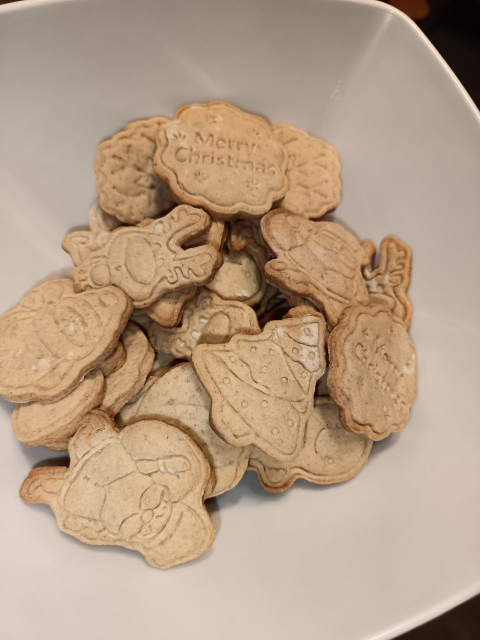
#> input picture Seminar_2_CV/cookie.jpg, 960 x 1280 px (shown at 1/2 size)
$ jupyter execute seminar2_CV.ipynb   (shell and % lines are left out)
#> lines starting #> are read from the running program, lines starting #| are printed output that depends on the picture
[cell 1]
#The line above is necesary to show Matplotlib's plots inside a Jupyter Notebook

import cv2
from matplotlib import pyplot as plt

[cell 2]
import cv2

# Загрузка изображения
image_cv = cv2.imread('cookie.jpg')
#> image_cv is the input picture: shape (1280, 960, 3); mean B, G, R 134.6, 157.9, 181.8

# Проверка успешности загрузки
if image_cv is None:
    print("Ошибка: изображение не найдено или не удалось загрузить.")
else:
    print("Изображение успешно загружено.")

[cell 3]
from IPython.display import display

[cell 4]
#Show the image with matplotlib
plt.imshow(image_cv)
#> (this line was passed over: IPython is not available in this run)
plt.show()

[cell 5]
#Show the image with matplotlib
plt.imshow(image_cv)
#> (this line was passed over: IPython is not available in this run)
plt.show()

[cell 6]
# Convert the BGR image to RGB
image_rgb = cv2.cvtColor(image_cv, cv2.COLOR_BGR2RGB)

# cvt_color  - можно сразу поменять местами каналы, для того чтобы в выводе цвета отображались корректно

[cell 7]
#Show the image with matplotlib
plt.imshow(image_rgb)
#> (this line was passed over: IPython is not available in this run)
plt.show()

[cell 8]
#### **Задание 1. Преобразования цветовых пространств**
# 1. Считать изображение в формате BGR.
# 2. Преобразовать его в HSV и LAB.
image_hsv = cv2.cvtColor(image_cv, cv2.COLOR_BGR2HSV)
#> image_hsv: shape (1280, 960, 3); mean H, S, V 14.5, 71.1, 181.8
image_lab = cv2.cvtColor(image_cv, cv2.COLOR_BGR2LAB)
#> image_lab: shape (1280, 960, 3); mean of channels 0, 1, 2 169.1, 133.6, 143.7

# 3. Выделить только канал Hue из HSV и канал L из LAB. Построить их гистограммы.
hue_channel = image_hsv[:, :, 0]
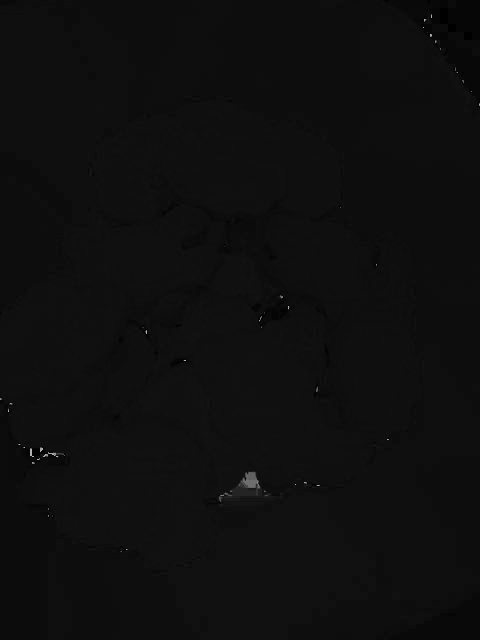
#> hue_channel: shape (1280, 960) (shown at 1/2 size); min 0, max 179, mean 14.5
l_channel = image_lab[:, :, 0]
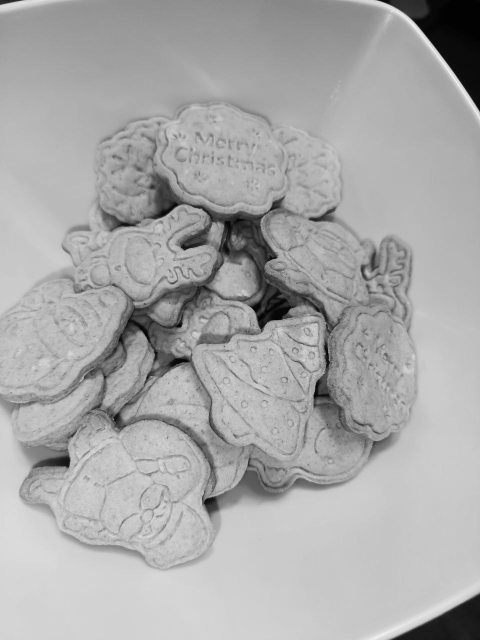
#> l_channel: shape (1280, 960) (shown at 1/2 size); min 1, max 249, mean 169.1

[cell 9]
#Show the image with matplotlib
plt.imshow(image_hsv)
#> (this line was passed over: IPython is not available in this run)
plt.show()

[cell 10]
#Show the image with matplotlib
plt.imshow(image_lab)
#> (this line was passed over: IPython is not available in this run)
plt.show()

[cell 11]
#Show the image with matplotlib
plt.imshow(hue_channel)
#> (this line was passed over: IPython is not available in this run)
plt.show()

[cell 12]
#Show the image with matplotlib
plt.imshow(l_channel)
#> (this line was passed over: IPython is not available in this run)
